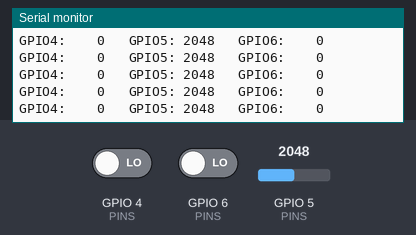
Recording of a sketch running on a simulated ESP32-S3. Shown: the last lines printed to the serial monitor. The test bench sets the inputs (shaded band); at power-on: GPIO 5 (PINS) = 2048, GPIO 4 (PINS) LOW, GPIO 6 (PINS) LOW.

Above: at 1.2 s.
1.3 s: GPIO 5 (PINS) set to 1060
At 1.31 s:
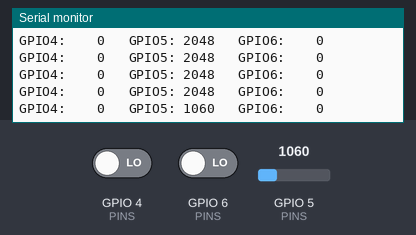
2.8 s: GPIO 5 (PINS) set to 966
At 2.82 s:
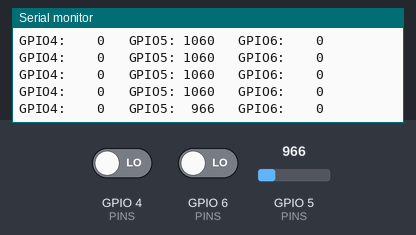
4.7 s: GPIO 5 (PINS) set to 110
At 4.72 s:
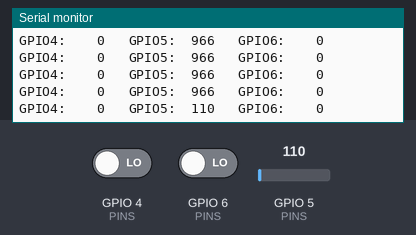
6.2 s: GPIO 5 (PINS) set to 91
At 6.23 s:
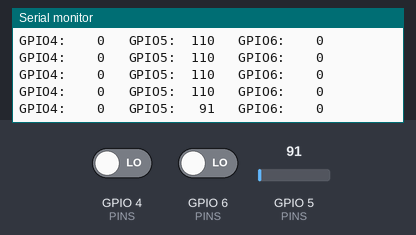

Measured:
- the behaviour switches between 1000 and 999 on GPIO 5 (PINS) (found by bisection; images 1 and 2)
- the behaviour switches between 100 and 99 on GPIO 5 (PINS) (found by bisection; images 3 and 4)
- after the input at 1.3 s, the serial monitor: prints a new line at once (image 1)
- after the input at 2.8 s, the serial monitor: prints a new line at once (image 2)
- after the input at 4.7 s, the serial monitor: prints a new line at once (image 3)
- after the input at 6.2 s, the serial monitor: prints a new line at once (image 4)

The sketch:

ReadPins.ino
```cpp
const int PINS[] = {4, 5, 6};
void setup() {
    Serial.begin(9600);
    pinMode(4, INPUT_PULLDOWN);
    pinMode(6, INPUT_PULLDOWN);
}

void loop() {
//   for (int p : PINS) {
// }
    Serial.printf("GPIO%d: %4d   ", 4, digitalRead(4));
    Serial.printf("GPIO%d: %4d   ", 5, analogRead(5));
    Serial.printf("GPIO%d: %4d   ", 6, digitalRead(6));
  Serial.println();
  delay(100);
}
```
